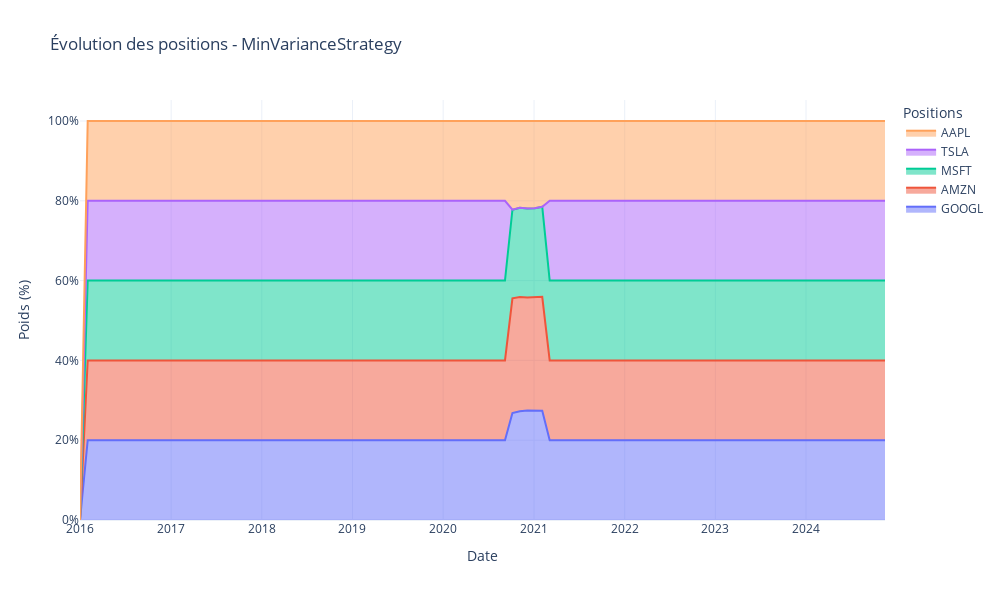

Notebook code for this chart:
### Code cell
# Affichage des positions finales de la stratégie Min Variance
min_variance.positions()

### Figure 1 — Plotly figure (JSON) as saved in the notebook; plotly's stock layout.template omitted (floating-point values rounded to 4 significant figures)
{"data": [{"hovertemplate": "%{text}<extra></extra>", "mode": "lines", "name": "GOOGL", "stackgroup": "one", "text": ["", "<b>GOOGL</b><br>Poids: 20.00%", "<b>GOOGL</b><br>Poids: 20.00%", "<b>GOOGL</b><br>Poids: 20.00%", "<b>GOOGL</b><br>Poids: 20.00%", "<b>GOOGL</b><br>Poids: 20.00%", "<b>GOOGL</b><br>Poids: 20.00%", "<b>GOOGL</b><br>Poids: 20.00%", "<b>GOOGL</b><br>Poids: 20.00%", "<b>GOOGL</b><br>Poids: 20.00%", "<b>GOOGL</b><br>Poids: 20.00%", "<b>GOOGL</b><br>Poids: 20.00%", "<b>GOOGL</b><br>Poids: 20.00%", "<b>GOOGL</b><br>Poids: 20.00%", "<b>GOOGL</b><br>Poids: 20.00%", "<b>GOOGL</b><br>Poids: 20.00%", "<b>GOOGL</b><br>Poids: 20.00%", "<b>GOOGL</b><br>Poids: 20.00%", "<b>GOOGL</b><br>Poids: 20.00%", "<b>GOOGL</b><br>Poids: 20.00%", "<b>GOOGL</b><br>Poids: 20.00%", "<b>GOOGL</b><br>Poids: 20.00%", "<b>GOOGL</b><br>Poids: 20.00%", "<b>GOOGL</b><br>Poids: 20.00%", "<b>GOOGL</b><br>Poids: 20.00%", "<b>GOOGL</b><br>Poids: 20.00%", "<b>GOOGL</b><br>Poids: 20.00%", "<b>GOOGL</b><br>Poids: 20.00%", "<b>GOOGL</b><br>Poids: 20.00%", "<b>GOOGL</b><br>Poids: 20.00%", "<b>GOOGL</b><br>Poids: 20.00%", "<b>GOOGL</b><br>Poids: 20.00%", "<b>GOOGL</b><br>Poids: 20.00%", "<b>GOOGL</b><br>Poids: 20.00%", "<b>GOOGL</b><br>Poids: 20.00%", "<b>GOOGL</b><br>Poids: 20.00%", "<b>GOOGL</b><br>Poids: 20.00%", "<b>GOOGL</b><br>Poids: 20.00%", "<b>GOOGL</b><br>Poids: 20.00%", "<b>GOOGL</b><br>Poids: 20.00%", "<b>GOOGL</b><br>Poids: 20.00%", "<b>GOOGL</b><br>Poids: 20.00%", "<b>GOOGL</b><br>Poids: 20.00%", "<b>GOOGL</b><br>Poids: 20.00%", "<b>GOOGL</b><br>Poids: 20.00%", "<b>GOOGL</b><br>Poids: 20.00%", "<b>GOOGL</b><br>Poids: 20.00%", "<b>GOOGL</b><br>Poids: 20.00%", "<b>GOOGL</b><br>Poids: 20.00%", "<b>GOOGL</b><br>Poids: 20.00%", "<b>GOOGL</b><br>Poids: 20.00%", "<b>GOOGL</b><br>Poids: 20.00%", "<b>GOOGL</b><br>Poids: 20.00%", "<b>GOOGL</b><br>Poids: 20.00%", "<b>GOOGL</b><br>Poids: 20.00%", "<b>GOOGL</b><br>Poids: 20.00%", "<b>GOOGL</b><br>Poids: 20.00%", "<b>GOOGL</b><br>Poids: 20.00%", "<b>GOOGL</b><br>Poids: 26.82%", "<b>GOOGL</b><br>Poids: 27.25%", "<b>GOOGL</b><br>Poids: 27.43%", "<b>GOOGL</b><br>Poids: 27.48%", "<b>GOOGL</b><br>Poids: 27.40%", "<b>GOOGL</b><br>Poids: 20.00%", "<b>GOOGL</b><br>Poids: 20.00%", "<b>GOOGL</b><br>Poids: 20.00%", "<b>GOOGL</b><br>Poids: 20.00%", "<b>GOOGL</b><br>Poids: 20.00%", "<b>GOOGL</b><br>Poids: 20.00%", "<b>GOOGL</b><br>Poids: 20.00%", "<b>GOOGL</b><br>Poids: 20.00%", "<b>GOOGL</b><br>Poids: 20.00%", "<b>GOOGL</b><br>Poids: 20.00%", "<b>GOOGL</b><br>Poids: 20.00%", "<b>GOOGL</b><br>Poids: 20.00%", "<b>GOOGL</b><br>Poids: 20.00%", "<b>GOOGL</b><br>Poids: 20.00%", "<b>GOOGL</b><br>Poids: 20.00%", "<b>GOOGL</b><br>Poids: 20.00%", "<b>GOOGL</b><br>Poids: 20.00%", "<b>GOOGL</b><br>Poids: 20.00%", "<b>GOOGL</b><br>Poids: 20.00%", "<b>GOOGL</b><br>Poids: 20.00%", "<b>GOOGL</b><br>Poids: 20.00%", "<b>GOOGL</b><br>Poids: 20.00%", "<b>GOOGL</b><br>Poids: 20.00%", "<b>GOOGL</b><br>Poids: 20.00%", "<b>GOOGL</b><br>Poids: 20.00%", "<b>GOOGL</b><br>Poids: 20.00%", "<b>GOOGL</b><br>Poids: 20.00%", "<b>GOOGL</b><br>Poids: 20.00%", "<b>GOOGL</b><br>Poids: 20.00%", "<b>GOOGL</b><br>Poids: 20.00%", "<b>GOOGL</b><br>Poids: 20.00%", "<b>GOOGL</b><br>Poids: 20.00%", "<b>GOOGL</b><br>Poids: 20.00%", "<b>GOOGL</b><br>Poids: 20.00%", "<b>GOOGL</b><br>Poids: 20.00%", "<b>GOOGL</b><br>Poids: 20.00%", "<b>GOOGL</b><br>Poids: 20.00%", "<b>GOOGL</b><br>Poids: 20.00%", "<b>GOOGL</b><br>Poids: 20.00%", "<b>GOOGL</b><br>Poids: 20.00%", "<b>GOOGL</b><br>Poids: 20.00%", "<b>GOOGL</b><br>Poids: 20.00%", "<b>GOOGL</b><br>Poids: 20.00%", "<b>GOOGL</b><br>Poids: 20.00%", "<b>GOOGL</b><br>Poids: 20.00%", "<b>GOOGL</b><br>Poids: 20.00%"], "type": "scatter", "x": ["2015-12-31T00:00:00", "2016-01-31T00:00:00", "2016-03-01T00:00:00", "2016-03-31T00:00:00", "2016-04-30T00:00:00", "2016-05-30T00:00:00", "2016-06-29T00:00:00", "2016-07-29T00:00:00", "2016-08-28T00:00:00", "2016-09-27T00:00:00", "2016-10-27T00:00:00", "2016-11-26T00:00:00", "2016-12-26T00:00:00", "2017-01-25T00:00:00", "2017-02-24T00:00:00", "2017-03-26T00:00:00", "2017-04-25T00:00:00", "2017-05-25T00:00:00", "2017-06-24T00:00:00", "2017-07-24T00:00:00", "2017-08-23T00:00:00", "2017-09-22T00:00:00", "2017-10-22T00:00:00", "2017-11-21T00:00:00", "2017-12-21T00:00:00", "2018-01-20T00:00:00", "2018-02-19T00:00:00", "2018-03-21T00:00:00", "2018-04-20T00:00:00", "2018-05-20T00:00:00", "2018-06-19T00:00:00", "2018-07-19T00:00:00", "2018-08-18T00:00:00", "2018-09-17T00:00:00", "2018-10-17T00:00:00", "2018-11-16T00:00:00", "2018-12-16T00:00:00", "2019-01-15T00:00:00", "2019-02-14T00:00:00", "2019-03-16T00:00:00", "2019-04-15T00:00:00", "2019-05-15T00:00:00", "2019-06-14T00:00:00", "2019-07-14T00:00:00", "2019-08-13T00:00:00", "2019-09-12T00:00:00", "2019-10-12T00:00:00", "2019-11-11T00:00:00", "2019-12-11T00:00:00", "2020-01-10T00:00:00", "2020-02-09T00:00:00", "2020-03-10T00:00:00", "2020-04-09T00:00:00", "2020-05-09T00:00:00", "2020-06-08T00:00:00", "2020-07-08T00:00:00", "2020-08-07T00:00:00", "2020-09-06T00:00:00", "2020-10-06T00:00:00", "2020-11-05T00:00:00", "2020-12-05T00:00:00", "2021-01-04T00:00:00", "2021-02-03T00:00:00", "2021-03-05T00:00:00", "2021-04-04T00:00:00", "2021-05-04T00:00:00", "2021-06-03T00:00:00", "2021-07-03T00:00:00", "2021-08-02T00:00:00", "2021-09-01T00:00:00", "2021-10-01T00:00:00", "2021-10-31T00:00:00", "2021-11-30T00:00:00", "2021-12-30T00:00:00", "2022-01-29T00:00:00", "2022-02-28T00:00:00", "2022-03-30T00:00:00", "2022-04-29T00:00:00", "2022-05-29T00:00:00", "2022-06-28T00:00:00", "2022-07-28T00:00:00", "2022-08-27T00:00:00", "2022-09-26T00:00:00", "2022-10-26T00:00:00", "2022-11-25T00:00:00", "2022-12-25T00:00:00", "2023-01-24T00:00:00", "2023-02-23T00:00:00", "2023-03-25T00:00:00", "2023-04-24T00:00:00", "2023-05-24T00:00:00", "2023-06-23T00:00:00", "2023-07-23T00:00:00", "2023-08-22T00:00:00", "2023-09-21T00:00:00", "2023-10-21T00:00:00", "2023-11-20T00:00:00", "2023-12-20T00:00:00", "2024-01-19T00:00:00", "2024-02-18T00:00:00", "2024-03-19T00:00:00", "2024-04-18T00:00:00", "2024-05-18T00:00:00", "2024-06-17T00:00:00", "2024-07-17T00:00:00", "2024-08-16T00:00:00", "2024-09-15T00:00:00", "2024-10-15T00:00:00", "2024-11-14T00:00:00"], "y": [0, 20, 20, 20, 20, 20, 20, 20, 20, 20, 20, 20, 20, 20, 20, 20, 20, 20, 20, 20, 20, 20, 20, 20, 20, 20, 20, 20, 20, 20, 20, 20, 20, 20, 20, 20, 20, 20, 20, 20, 20, 20, 20, 20, 20, 20, 20, 20, 20, 20, 20, 20, 20, 20, 20, 20, 20, 20, 26.82, 27.25, 27.43, 27.48, 27.4, 20, 20, 20, 20, 20, 20, 20, 20, 20, 20, 20, 20, 20, 20, 20, 20, 20, 20, 20, 20, 20, 20, 20, 20, 20, 20, 20, 20, 20, 20, 20, 20, 20, 20, 20, 20, 20, 20, 20, 20, 20, 20, 20, 20, 20, 20]}, {"hovertemplate": "%{text}<extra></extra>", "mode": "lines", "name": "AMZN", "stackgroup": "one", "text": ["", "<b>AMZN</b><br>Poids: 20.00%", "<b>AMZN</b><br>Poids: 20.00%", "<b>AMZN</b><br>Poids: 20.00%", "<b>AMZN</b><br>Poids: 20.00%", "<b>AMZN</b><br>Poids: 20.00%", "<b>AMZN</b><br>Poids: 20.00%", "<b>AMZN</b><br>Poids: 20.00%", "<b>AMZN</b><br>Poids: 20.00%", "<b>AMZN</b><br>Poids: 20.00%", "<b>AMZN</b><br>Poids: 20.00%", "<b>AMZN</b><br>Poids: 20.00%", "<b>AMZN</b><br>Poids: 20.00%", "<b>AMZN</b><br>Poids: 20.00%", "<b>AMZN</b><br>Poids: 20.00%", "<b>AMZN</b><br>Poids: 20.00%", "<b>AMZN</b><br>Poids: 20.00%", "<b>AMZN</b><br>Poids: 20.00%", "<b>AMZN</b><br>Poids: 20.00%", "<b>AMZN</b><br>Poids: 20.00%", "<b>AMZN</b><br>Poids: 20.00%", "<b>AMZN</b><br>Poids: 20.00%", "<b>AMZN</b><br>Poids: 20.00%", "<b>AMZN</b><br>Poids: 20.00%", "<b>AMZN</b><br>Poids: 20.00%", "<b>AMZN</b><br>Poids: 20.00%", "<b>AMZN</b><br>Poids: 20.00%", "<b>AMZN</b><br>Poids: 20.00%", "<b>AMZN</b><br>Poids: 20.00%", "<b>AMZN</b><br>Poids: 20.00%", "<b>AMZN</b><br>Poids: 20.00%", "<b>AMZN</b><br>Poids: 20.00%", "<b>AMZN</b><br>Poids: 20.00%", "<b>AMZN</b><br>Poids: 20.00%", "<b>AMZN</b><br>Poids: 20.00%", "<b>AMZN</b><br>Poids: 20.00%", "<b>AMZN</b><br>Poids: 20.00%", "<b>AMZN</b><br>Poids: 20.00%", "<b>AMZN</b><br>Poids: 20.00%", "<b>AMZN</b><br>Poids: 20.00%", "<b>AMZN</b><br>Poids: 20.00%", "<b>AMZN</b><br>Poids: 20.00%", "<b>AMZN</b><br>Poids: 20.00%", "<b>AMZN</b><br>Poids: 20.00%", "<b>AMZN</b><br>Poids: 20.00%", "<b>AMZN</b><br>Poids: 20.00%", "<b>AMZN</b><br>Poids: 20.00%", "<b>AMZN</b><br>Poids: 20.00%", "<b>AMZN</b><br>Poids: 20.00%", "<b>AMZN</b><br>Poids: 20.00%", "<b>AMZN</b><br>Poids: 20.00%", "<b>AMZN</b><br>Poids: 20.00%", "<b>AMZN</b><br>Poids: 20.00%", "<b>AMZN</b><br>Poids: 20.00%", "<b>AMZN</b><br>Poids: 20.00%", "<b>AMZN</b><br>Poids: 20.00%", "<b>AMZN</b><br>Poids: 20.00%", "<b>AMZN</b><br>Poids: 20.00%", "<b>AMZN</b><br>Poids: 28.73%", "<b>AMZN</b><br>Poids: 28.64%", "<b>AMZN</b><br>Poids: 28.33%", "<b>AMZN</b><br>Poids: 28.32%", "<b>AMZN</b><br>Poids: 28.53%", "<b>AMZN</b><br>Poids: 20.00%", "<b>AMZN</b><br>Poids: 20.00%", "<b>AMZN</b><br>Poids: 20.00%", "<b>AMZN</b><br>Poids: 20.00%", "<b>AMZN</b><br>Poids: 20.00%", "<b>AMZN</b><br>Poids: 20.00%", "<b>AMZN</b><br>Poids: 20.00%", "<b>AMZN</b><br>Poids: 20.00%", "<b>AMZN</b><br>Poids: 20.00%", "<b>AMZN</b><br>Poids: 20.00%", "<b>AMZN</b><br>Poids: 20.00%", "<b>AMZN</b><br>Poids: 20.00%", "<b>AMZN</b><br>Poids: 20.00%", "<b>AMZN</b><br>Poids: 20.00%", "<b>AMZN</b><br>Poids: 20.00%", "<b>AMZN</b><br>Poids: 20.00%", "<b>AMZN</b><br>Poids: 20.00%", "<b>AMZN</b><br>Poids: 20.00%", "<b>AMZN</b><br>Poids: 20.00%", "<b>AMZN</b><br>Poids: 20.00%", "<b>AMZN</b><br>Poids: 20.00%", "<b>AMZN</b><br>Poids: 20.00%", "<b>AMZN</b><br>Poids: 20.00%", "<b>AMZN</b><br>Poids: 20.00%", "<b>AMZN</b><br>Poids: 20.00%", "<b>AMZN</b><br>Poids: 20.00%", "<b>AMZN</b><br>Poids: 20.00%", "<b>AMZN</b><br>Poids: 20.00%", "<b>AMZN</b><br>Poids: 20.00%", "<b>AMZN</b><br>Poids: 20.00%", "<b>AMZN</b><br>Poids: 20.00%", "<b>AMZN</b><br>Poids: 20.00%", "<b>AMZN</b><br>Poids: 20.00%", "<b>AMZN</b><br>Poids: 20.00%", "<b>AMZN</b><br>Poids: 20.00%", "<b>AMZN</b><br>Poids: 20.00%", "<b>AMZN</b><br>Poids: 20.00%", "<b>AMZN</b><br>Poids: 20.00%", "<b>AMZN</b><br>Poids: 20.00%", "<b>AMZN</b><br>Poids: 20.00%", "<b>AMZN</b><br>Poids: 20.00%", "<b>AMZN</b><br>Poids: 20.00%", "<b>AMZN</b><br>Poids: 20.00%", "<b>AMZN</b><br>Poids: 20.00%", "<b>AMZN</b><br>Poids: 20.00%", "<b>AMZN</b><br>Poids: 20.00%"], "type": "scatter", "x": ["2015-12-31T00:00:00", "2016-01-31T00:00:00", "2016-03-01T00:00:00", "2016-03-31T00:00:00", "2016-04-30T00:00:00", "2016-05-30T00:00:00", "2016-06-29T00:00:00", "2016-07-29T00:00:00", "2016-08-28T00:00:00", "2016-09-27T00:00:00", "2016-10-27T00:00:00", "2016-11-26T00:00:00", "2016-12-26T00:00:00", "2017-01-25T00:00:00", "2017-02-24T00:00:00", "2017-03-26T00:00:00", "2017-04-25T00:00:00", "2017-05-25T00:00:00", "2017-06-24T00:00:00", "2017-07-24T00:00:00", "2017-08-23T00:00:00", "2017-09-22T00:00:00", "2017-10-22T00:00:00", "2017-11-21T00:00:00", "2017-12-21T00:00:00", "2018-01-20T00:00:00", "2018-02-19T00:00:00", "2018-03-21T00:00:00", "2018-04-20T00:00:00", "2018-05-20T00:00:00", "2018-06-19T00:00:00", "2018-07-19T00:00:00", "2018-08-18T00:00:00", "2018-09-17T00:00:00", "2018-10-17T00:00:00", "2018-11-16T00:00:00", "2018-12-16T00:00:00", "2019-01-15T00:00:00", "2019-02-14T00:00:00", "2019-03-16T00:00:00", "2019-04-15T00:00:00", "2019-05-15T00:00:00", "2019-06-14T00:00:00", "2019-07-14T00:00:00", "2019-08-13T00:00:00", "2019-09-12T00:00:00", "2019-10-12T00:00:00", "2019-11-11T00:00:00", "2019-12-11T00:00:00", "2020-01-10T00:00:00", "2020-02-09T00:00:00", "2020-03-10T00:00:00", "2020-04-09T00:00:00", "2020-05-09T00:00:00", "2020-06-08T00:00:00", "2020-07-08T00:00:00", "2020-08-07T00:00:00", "2020-09-06T00:00:00", "2020-10-06T00:00:00", "2020-11-05T00:00:00", "2020-12-05T00:00:00", "2021-01-04T00:00:00", "2021-02-03T00:00:00", "2021-03-05T00:00:00", "2021-04-04T00:00:00", "2021-05-04T00:00:00", "2021-06-03T00:00:00", "2021-07-03T00:00:00", "2021-08-02T00:00:00", "2021-09-01T00:00:00", "2021-10-01T00:00:00", "2021-10-31T00:00:00", "2021-11-30T00:00:00", "2021-12-30T00:00:00", "2022-01-29T00:00:00", "2022-02-28T00:00:00", "2022-03-30T00:00:00", "2022-04-29T00:00:00", "2022-05-29T00:00:00", "2022-06-28T00:00:00", "2022-07-28T00:00:00", "2022-08-27T00:00:00", "2022-09-26T00:00:00", "2022-10-26T00:00:00", "2022-11-25T00:00:00", "2022-12-25T00:00:00", "2023-01-24T00:00:00", "2023-02-23T00:00:00", "2023-03-25T00:00:00", "2023-04-24T00:00:00", "2023-05-24T00:00:00", "2023-06-23T00:00:00", "2023-07-23T00:00:00", "2023-08-22T00:00:00", "2023-09-21T00:00:00", "2023-10-21T00:00:00", "2023-11-20T00:00:00", "2023-12-20T00:00:00", "2024-01-19T00:00:00", "2024-02-18T00:00:00", "2024-03-19T00:00:00", "2024-04-18T00:00:00", "2024-05-18T00:00:00", "2024-06-17T00:00:00", "2024-07-17T00:00:00", "2024-08-16T00:00:00", "2024-09-15T00:00:00", "2024-10-15T00:00:00", "2024-11-14T00:00:00"], "y": [0, 20, 20, 20, 20, 20, 20, 20, 20, 20, 20, 20, 20, 20, 20, 20, 20, 20, 20, 20, 20, 20, 20, 20, 20, 20, 20, 20, 20, 20, 20, 20, 20, 20, 20, 20, 20, 20, 20, 20, 20, 20, 20, 20, 20, 20, 20, 20, 20, 20, 20, 20, 20, 20, 20, 20, 20, 20, 28.73, 28.64, 28.33, 28.32, 28.53, 20, 20, 20, 20, 20, 20, 20, 20, 20, 20, 20, 20, 20, 20, 20, 20, 20, 20, 20, 20, 20, 20, 20, 20, 20, 20, 20, 20, 20, 20, 20, 20, 20, 20, 20, 20, 20, 20, 20, 20, 20, 20, 20, 20, 20, 20]}, {"hovertemplate": "%{text}<extra></extra>", "mode": "lines", "name": "MSFT", "stackgroup": "one", "text": ["", "<b>MSFT</b><br>Poids: 20.00%", "<b>MSFT</b><br>Poids: 20.00%", "<b>MSFT</b><br>Poids: 20.00%", "<b>MSFT</b><br>Poids: 20.00%", "<b>MSFT</b><br>Poids: 20.00%", "<b>MSFT</b><br>Poids: 20.00%", "<b>MSFT</b><br>Poids: 20.00%", "<b>MSFT</b><br>Poids: 20.00%", "<b>MSFT</b><br>Poids: 20.00%", "<b>MSFT</b><br>Poids: 20.00%", "<b>MSFT</b><br>Poids: 20.00%", "<b>MSFT</b><br>Poids: 20.00%", "<b>MSFT</b><br>Poids: 20.00%", "<b>MSFT</b><br>Poids: 20.00%", "<b>MSFT</b><br>Poids: 20.00%", "<b>MSFT</b><br>Poids: 20.00%", "<b>MSFT</b><br>Poids: 20.00%", "<b>MSFT</b><br>Poids: 20.00%", "<b>MSFT</b><br>Poids: 20.00%", "<b>MSFT</b><br>Poids: 20.00%", "<b>MSFT</b><br>Poids: 20.00%", "<b>MSFT</b><br>Poids: 20.00%", "<b>MSFT</b><br>Poids: 20.00%", "<b>MSFT</b><br>Poids: 20.00%", "<b>MSFT</b><br>Poids: 20.00%", "<b>MSFT</b><br>Poids: 20.00%", "<b>MSFT</b><br>Poids: 20.00%", "<b>MSFT</b><br>Poids: 20.00%", "<b>MSFT</b><br>Poids: 20.00%", "<b>MSFT</b><br>Poids: 20.00%", "<b>MSFT</b><br>Poids: 20.00%", "<b>MSFT</b><br>Poids: 20.00%", "<b>MSFT</b><br>Poids: 20.00%", "<b>MSFT</b><br>Poids: 20.00%", "<b>MSFT</b><br>Poids: 20.00%", "<b>MSFT</b><br>Poids: 20.00%", "<b>MSFT</b><br>Poids: 20.00%", "<b>MSFT</b><br>Poids: 20.00%", "<b>MSFT</b><br>Poids: 20.00%", "<b>MSFT</b><br>Poids: 20.00%", "<b>MSFT</b><br>Poids: 20.00%", "<b>MSFT</b><br>Poids: 20.00%", "<b>MSFT</b><br>Poids: 20.00%", "<b>MSFT</b><br>Poids: 20.00%", "<b>MSFT</b><br>Poids: 20.00%", "<b>MSFT</b><br>Poids: 20.00%", "<b>MSFT</b><br>Poids: 20.00%", "<b>MSFT</b><br>Poids: 20.00%", "<b>MSFT</b><br>Poids: 20.00%", "<b>MSFT</b><br>Poids: 20.00%", "<b>MSFT</b><br>Poids: 20.00%", "<b>MSFT</b><br>Poids: 20.00%", "<b>MSFT</b><br>Poids: 20.00%", "<b>MSFT</b><br>Poids: 20.00%", "<b>MSFT</b><br>Poids: 20.00%", "<b>MSFT</b><br>Poids: 20.00%", "<b>MSFT</b><br>Poids: 20.00%", "<b>MSFT</b><br>Poids: 22.22%", "<b>MSFT</b><br>Poids: 22.33%", "<b>MSFT</b><br>Poids: 22.30%", "<b>MSFT</b><br>Poids: 22.35%", "<b>MSFT</b><br>Poids: 22.58%", "<b>MSFT</b><br>Poids: 20.00%", "<b>MSFT</b><br>Poids: 20.00%", "<b>MSFT</b><br>Poids: 20.00%", "<b>MSFT</b><br>Poids: 20.00%", "<b>MSFT</b><br>Poids: 20.00%", "<b>MSFT</b><br>Poids: 20.00%", "<b>MSFT</b><br>Poids: 20.00%", "<b>MSFT</b><br>Poids: 20.00%", "<b>MSFT</b><br>Poids: 20.00%", "<b>MSFT</b><br>Poids: 20.00%", "<b>MSFT</b><br>Poids: 20.00%", "<b>MSFT</b><br>Poids: 20.00%", "<b>MSFT</b><br>Poids: 20.00%", "<b>MSFT</b><br>Poids: 20.00%", "<b>MSFT</b><br>Poids: 20.00%", "<b>MSFT</b><br>Poids: 20.00%", "<b>MSFT</b><br>Poids: 20.00%", "<b>MSFT</b><br>Poids: 20.00%", "<b>MSFT</b><br>Poids: 20.00%", "<b>MSFT</b><br>Poids: 20.00%", "<b>MSFT</b><br>Poids: 20.00%", "<b>MSFT</b><br>Poids: 20.00%", "<b>MSFT</b><br>Poids: 20.00%", "<b>MSFT</b><br>Poids: 20.00%", "<b>MSFT</b><br>Poids: 20.00%", "<b>MSFT</b><br>Poids: 20.00%", "<b>MSFT</b><br>Poids: 20.00%", "<b>MSFT</b><br>Poids: 20.00%", "<b>MSFT</b><br>Poids: 20.00%", "<b>MSFT</b><br>Poids: 20.00%", "<b>MSFT</b><br>Poids: 20.00%", "<b>MSFT</b><br>Poids: 20.00%", "<b>MSFT</b><br>Poids: 20.00%", "<b>MSFT</b><br>Poids: 20.00%", "<b>MSFT</b><br>Poids: 20.00%", "<b>MSFT</b><br>Poids: 20.00%", "<b>MSFT</b><br>Poids: 20.00%", "<b>MSFT</b><br>Poids: 20.00%", "<b>MSFT</b><br>Poids: 20.00%", "<b>MSFT</b><br>Poids: 20.00%", "<b>MSFT</b><br>Poids: 20.00%", "<b>MSFT</b><br>Poids: 20.00%", "<b>MSFT</b><br>Poids: 20.00%", "<b>MSFT</b><br>Poids: 20.00%", "<b>MSFT</b><br>Poids: 20.00%", "<b>MSFT</b><br>Poids: 20.00%"], "type": "scatter", "x": ["2015-12-31T00:00:00", "2016-01-31T00:00:00", "2016-03-01T00:00:00", "2016-03-31T00:00:00", "2016-04-30T00:00:00", "2016-05-30T00:00:00", "2016-06-29T00:00:00", "2016-07-29T00:00:00", "2016-08-28T00:00:00", "2016-09-27T00:00:00", "2016-10-27T00:00:00", "2016-11-26T00:00:00", "2016-12-26T00:00:00", "2017-01-25T00:00:00", "2017-02-24T00:00:00", "2017-03-26T00:00:00", "2017-04-25T00:00:00", "2017-05-25T00:00:00", "2017-06-24T00:00:00", "2017-07-24T00:00:00", "2017-08-23T00:00:00", "2017-09-22T00:00:00", "2017-10-22T00:00:00", "2017-11-21T00:00:00", "2017-12-21T00:00:00", "2018-01-20T00:00:00", "2018-02-19T00:00:00", "2018-03-21T00:00:00", "2018-04-20T00:00:00", "2018-05-20T00:00:00", "2018-06-19T00:00:00", "2018-07-19T00:00:00", "2018-08-18T00:00:00", "2018-09-17T00:00:00", "2018-10-17T00:00:00", "2018-11-16T00:00:00", "2018-12-16T00:00:00", "2019-01-15T00:00:00", "2019-02-14T00:00:00", "2019-03-16T00:00:00", "2019-04-15T00:00:00", "2019-05-15T00:00:00", "2019-06-14T00:00:00", "2019-07-14T00:00:00", "2019-08-13T00:00:00", "2019-09-12T00:00:00", "2019-10-12T00:00:00", "2019-11-11T00:00:00", "2019-12-11T00:00:00", "2020-01-10T00:00:00", "2020-02-09T00:00:00", "2020-03-10T00:00:00", "2020-04-09T00:00:00", "2020-05-09T00:00:00", "2020-06-08T00:00:00", "2020-07-08T00:00:00", "2020-08-07T00:00:00", "2020-09-06T00:00:00", "2020-10-06T00:00:00", "2020-11-05T00:00:00", "2020-12-05T00:00:00", "2021-01-04T00:00:00", "2021-02-03T00:00:00", "2021-03-05T00:00:00", "2021-04-04T00:00:00", "2021-05-04T00:00:00", "2021-06-03T00:00:00", "2021-07-03T00:00:00", "2021-08-02T00:00:00", "2021-09-01T00:00:00", "2021-10-01T00:00:00", "2021-10-31T00:00:00", "2021-11-30T00:00:00", "2021-12-30T00:00:00", "2022-01-29T00:00:00", "2022-02-28T00:00:00", "2022-03-30T00:00:00", "2022-04-29T00:00:00", "2022-05-29T00:00:00", "2022-06-28T00:00:00", "2022-07-28T00:00:00", "2022-08-27T00:00:00", "2022-09-26T00:00:00", "2022-10-26T00:00:00", "2022-11-25T00:00:00", "2022-12-25T00:00:00", "2023-01-24T00:00:00", "2023-02-23T00:00:00", "2023-03-25T00:00:00", "2023-04-24T00:00:00", "2023-05-24T00:00:00", "2023-06-23T00:00:00", "2023-07-23T00:00:00", "2023-08-22T00:00:00", "2023-09-21T00:00:00", "2023-10-21T00:00:00", "2023-11-20T00:00:00", "2023-12-20T00:00:00", "2024-01-19T00:00:00", "2024-02-18T00:00:00", "2024-03-19T00:00:00", "2024-04-18T00:00:00", "2024-05-18T00:00:00", "2024-06-17T00:00:00", "2024-07-17T00:00:00", "2024-08-16T00:00:00", "2024-09-15T00:00:00", "2024-10-15T00:00:00", "2024-11-14T00:00:00"], "y": [0, 20, 20, 20, 20, 20, 20, 20, 20, 20, 20, 20, 20, 20, 20, 20, 20, 20, 20, 20, 20, 20, 20, 20, 20, 20, 20, 20, 20, 20, 20, 20, 20, 20, 20, 20, 20, 20, 20, 20, 20, 20, 20, 20, 20, 20, 20, 20, 20, 20, 20, 20, 20, 20, 20, 20, 20, 20, 22.22, 22.33, 22.3, 22.35, 22.58, 20, 20, 20, 20, 20, 20, 20, 20, 20, 20, 20, 20, 20, 20, 20, 20, 20, 20, 20, 20, 20, 20, 20, 20, 20, 20, 20, 20, 20, 20, 20, 20, 20, 20, 20, 20, 20, 20, 20, 20, 20, 20, 20, 20, 20, 20]}, {"hovertemplate": "%{text}<extra></extra>", "mode": "lines", "name": "TSLA", "stackgroup": "one", "text": ["", "<b>TSLA</b><br>Poids: 20.00%", "<b>TSLA</b><br>Poids: 20.00%", "<b>TSLA</b><br>Poids: 20.00%", "<b>TSLA</b><br>Poids: 20.00%", "<b>TSLA</b><br>Poids: 20.00%", "<b>TSLA</b><br>Poids: 20.00%", "<b>TSLA</b><br>Poids: 20.00%", "<b>TSLA</b><br>Poids: 20.00%", "<b>TSLA</b><br>Poids: 20.00%", "<b>TSLA</b><br>Poids: 20.00%", "<b>TSLA</b><br>Poids: 20.00%", "<b>TSLA</b><br>Poids: 20.00%", "<b>TSLA</b><br>Poids: 20.00%", "<b>TSLA</b><br>Poids: 20.00%", "<b>TSLA</b><br>Poids: 20.00%", "<b>TSLA</b><br>Poids: 20.00%", "<b>TSLA</b><br>Poids: 20.00%", "<b>TSLA</b><br>Poids: 20.00%", "<b>TSLA</b><br>Poids: 20.00%", "<b>TSLA</b><br>Poids: 20.00%", "<b>TSLA</b><br>Poids: 20.00%", "<b>TSLA</b><br>Poids: 20.00%", "<b>TSLA</b><br>Poids: 20.00%", "<b>TSLA</b><br>Poids: 20.00%", "<b>TSLA</b><br>Poids: 20.00%", "<b>TSLA</b><br>Poids: 20.00%", "<b>TSLA</b><br>Poids: 20.00%", "<b>TSLA</b><br>Poids: 20.00%", "<b>TSLA</b><br>Poids: 20.00%", "<b>TSLA</b><br>Poids: 20.00%", "<b>TSLA</b><br>Poids: 20.00%", "<b>TSLA</b><br>Poids: 20.00%", "<b>TSLA</b><br>Poids: 20.00%", "<b>TSLA</b><br>Poids: 20.00%", "<b>TSLA</b><br>Poids: 20.00%", "<b>TSLA</b><br>Poids: 20.00%", "<b>TSLA</b><br>Poids: 20.00%", "<b>TSLA</b><br>Poids: 20.00%", "<b>TSLA</b><br>Poids: 20.00%", "<b>TSLA</b><br>Poids: 20.00%", "<b>TSLA</b><br>Poids: 20.00%", "<b>TSLA</b><br>Poids: 20.00%", "<b>TSLA</b><br>Poids: 20.00%", "<b>TSLA</b><br>Poids: 20.00%", "<b>TSLA</b><br>Poids: 20.00%", "<b>TSLA</b><br>Poids: 20.00%", "<b>TSLA</b><br>Poids: 20.00%", "<b>TSLA</b><br>Poids: 20.00%", "<b>TSLA</b><br>Poids: 20.00%", "<b>TSLA</b><br>Poids: 20.00%", "<b>TSLA</b><br>Poids: 20.00%", "<b>TSLA</b><br>Poids: 20.00%", "<b>TSLA</b><br>Poids: 20.00%", "<b>TSLA</b><br>Poids: 20.00%", "<b>TSLA</b><br>Poids: 20.00%", "<b>TSLA</b><br>Poids: 20.00%", "<b>TSLA</b><br>Poids: 20.00%", "", "<b>TSLA</b><br>Poids: 0.00%", "", "", "", "<b>TSLA</b><br>Poids: 20.00%", "<b>TSLA</b><br>Poids: 20.00%", "<b>TSLA</b><br>Poids: 20.00%", "<b>TSLA</b><br>Poids: 20.00%", "<b>TSLA</b><br>Poids: 20.00%", "<b>TSLA</b><br>Poids: 20.00%", "<b>TSLA</b><br>Poids: 20.00%", "<b>TSLA</b><br>Poids: 20.00%", "<b>TSLA</b><br>Poids: 20.00%", "<b>TSLA</b><br>Poids: 20.00%", "<b>TSLA</b><br>Poids: 20.00%", "<b>TSLA</b><br>Poids: 20.00%", "<b>TSLA</b><br>Poids: 20.00%", "<b>TSLA</b><br>Poids: 20.00%", "<b>TSLA</b><br>Poids: 20.00%", "<b>TSLA</b><br>Poids: 20.00%", "<b>TSLA</b><br>Poids: 20.00%", "<b>TSLA</b><br>Poids: 20.00%", "<b>TSLA</b><br>Poids: 20.00%", "<b>TSLA</b><br>Poids: 20.00%", "<b>TSLA</b><br>Poids: 20.00%", "<b>TSLA</b><br>Poids: 20.00%", "<b>TSLA</b><br>Poids: 20.00%", "<b>TSLA</b><br>Poids: 20.00%", "<b>TSLA</b><br>Poids: 20.00%", "<b>TSLA</b><br>Poids: 20.00%", "<b>TSLA</b><br>Poids: 20.00%", "<b>TSLA</b><br>Poids: 20.00%", "<b>TSLA</b><br>Poids: 20.00%", "<b>TSLA</b><br>Poids: 20.00%", "<b>TSLA</b><br>Poids: 20.00%", "<b>TSLA</b><br>Poids: 20.00%", "<b>TSLA</b><br>Poids: 20.00%", "<b>TSLA</b><br>Poids: 20.00%", "<b>TSLA</b><br>Poids: 20.00%", "<b>TSLA</b><br>Poids: 20.00%", "<b>TSLA</b><br>Poids: 20.00%", "<b>TSLA</b><br>Poids: 20.00%", "<b>TSLA</b><br>Poids: 20.00%", "<b>TSLA</b><br>Poids: 20.00%", "<b>TSLA</b><br>Poids: 20.00%", "<b>TSLA</b><br>Poids: 20.00%", "<b>TSLA</b><br>Poids: 20.00%", "<b>TSLA</b><br>Poids: 20.00%", "<b>TSLA</b><br>Poids: 20.00%", "<b>TSLA</b><br>Poids: 20.00%"], "type": "scatter", "x": ["2015-12-31T00:00:00", "2016-01-31T00:00:00", "2016-03-01T00:00:00", "2016-03-31T00:00:00", "2016-04-30T00:00:00", "2016-05-30T00:00:00", "2016-06-29T00:00:00", "2016-07-29T00:00:00", "2016-08-28T00:00:00", "2016-09-27T00:00:00", "2016-10-27T00:00:00", "2016-11-26T00:00:00", "2016-12-26T00:00:00", "2017-01-25T00:00:00", "2017-02-24T00:00:00", "2017-03-26T00:00:00", "2017-04-25T00:00:00", "2017-05-25T00:00:00", "2017-06-24T00:00:00", "2017-07-24T00:00:00", "2017-08-23T00:00:00", "2017-09-22T00:00:00", "2017-10-22T00:00:00", "2017-11-21T00:00:00", "2017-12-21T00:00:00", "2018-01-20T00:00:00", "2018-02-19T00:00:00", "2018-03-21T00:00:00", "2018-04-20T00:00:00", "2018-05-20T00:00:00", "2018-06-19T00:00:00", "2018-07-19T00:00:00", "2018-08-18T00:00:00", "2018-09-17T00:00:00", "2018-10-17T00:00:00", "2018-11-16T00:00:00", "2018-12-16T00:00:00", "2019-01-15T00:00:00", "2019-02-14T00:00:00", "2019-03-16T00:00:00", "2019-04-15T00:00:00", "2019-05-15T00:00:00", "2019-06-14T00:00:00", "2019-07-14T00:00:00", "2019-08-13T00:00:00", "2019-09-12T00:00:00", "2019-10-12T00:00:00", "2019-11-11T00:00:00", "2019-12-11T00:00:00", "2020-01-10T00:00:00", "2020-02-09T00:00:00", "2020-03-10T00:00:00", "2020-04-09T00:00:00", "2020-05-09T00:00:00", "2020-06-08T00:00:00", "2020-07-08T00:00:00", "2020-08-07T00:00:00", "2020-09-06T00:00:00", "2020-10-06T00:00:00", "2020-11-05T00:00:00", "2020-12-05T00:00:00", "2021-01-04T00:00:00", "2021-02-03T00:00:00", "2021-03-05T00:00:00", "2021-04-04T00:00:00", "2021-05-04T00:00:00", "2021-06-03T00:00:00", "2021-07-03T00:00:00", "2021-08-02T00:00:00", "2021-09-01T00:00:00", "2021-10-01T00:00:00", "2021-10-31T00:00:00", "2021-11-30T00:00:00", "2021-12-30T00:00:00", "2022-01-29T00:00:00", "2022-02-28T00:00:00", "2022-03-30T00:00:00", "2022-04-29T00:00:00", "2022-05-29T00:00:00", "2022-06-28T00:00:00", "2022-07-28T00:00:00", "2022-08-27T00:00:00", "2022-09-26T00:00:00", "2022-10-26T00:00:00", "2022-11-25T00:00:00", "2022-12-25T00:00:00", "2023-01-24T00:00:00", "2023-02-23T00:00:00", "2023-03-25T00:00:00", "2023-04-24T00:00:00", "2023-05-24T00:00:00", "2023-06-23T00:00:00", "2023-07-23T00:00:00", "2023-08-22T00:00:00", "2023-09-21T00:00:00", "2023-10-21T00:00:00", "2023-11-20T00:00:00", "2023-12-20T00:00:00", "2024-01-19T00:00:00", "2024-02-18T00:00:00", "2024-03-19T00:00:00", "2024-04-18T00:00:00", "2024-05-18T00:00:00", "2024-06-17T00:00:00", "2024-07-17T00:00:00", "2024-08-16T00:00:00", "2024-09-15T00:00:00", "2024-10-15T00:00:00", "2024-11-14T00:00:00"], "y": [0, 20, 20, 20, 20, 20, 20, 20, 20, 20, 20, 20, 20, 20, 20, 20, 20, 20, 20, 20, 20, 20, 20, 20, 20, 20, 20, 20, 20, 20, 20, 20, 20, 20, 20, 20, 20, 20, 20, 20, 20, 20, 20, 20, 20, 20, 20, 20, 20, 20, 20, 20, 20, 20, 20, 20, 20, 20, 0, 2.776e-15, 0, 0, 0, 20, 20, 20, 20, 20, 20, 20, 20, 20, 20, 20, 20, 20, 20, 20, 20, 20, 20, 20, 20, 20, 20, 20, 20, 20, 20, 20, 20, 20, 20, 20, 20, 20, 20, 20, 20, 20, 20, 20, 20, 20, 20, 20, 20, 20, 20]}, {"hovertemplate": "%{text}<extra></extra>", "mode": "lines", "name": "AAPL", "stackgroup": "one", "text": ["", "<b>AAPL</b><br>Poids: 20.00%", "<b>AAPL</b><br>Poids: 20.00%", "<b>AAPL</b><br>Poids: 20.00%", "<b>AAPL</b><br>Poids: 20.00%", "<b>AAPL</b><br>Poids: 20.00%", "<b>AAPL</b><br>Poids: 20.00%", "<b>AAPL</b><br>Poids: 20.00%", "<b>AAPL</b><br>Poids: 20.00%", "<b>AAPL</b><br>Poids: 20.00%", "<b>AAPL</b><br>Poids: 20.00%", "<b>AAPL</b><br>Poids: 20.00%", "<b>AAPL</b><br>Poids: 20.00%", "<b>AAPL</b><br>Poids: 20.00%", "<b>AAPL</b><br>Poids: 20.00%", "<b>AAPL</b><br>Poids: 20.00%", "<b>AAPL</b><br>Poids: 20.00%", "<b>AAPL</b><br>Poids: 20.00%", "<b>AAPL</b><br>Poids: 20.00%", "<b>AAPL</b><br>Poids: 20.00%", "<b>AAPL</b><br>Poids: 20.00%", "<b>AAPL</b><br>Poids: 20.00%", "<b>AAPL</b><br>Poids: 20.00%", "<b>AAPL</b><br>Poids: 20.00%", "<b>AAPL</b><br>Poids: 20.00%", "<b>AAPL</b><br>Poids: 20.00%", "<b>AAPL</b><br>Poids: 20.00%", "<b>AAPL</b><br>Poids: 20.00%", "<b>AAPL</b><br>Poids: 20.00%", "<b>AAPL</b><br>Poids: 20.00%", "<b>AAPL</b><br>Poids: 20.00%", "<b>AAPL</b><br>Poids: 20.00%", "<b>AAPL</b><br>Poids: 20.00%", "<b>AAPL</b><br>Poids: 20.00%", "<b>AAPL</b><br>Poids: 20.00%", "<b>AAPL</b><br>Poids: 20.00%", "<b>AAPL</b><br>Poids: 20.00%", "<b>AAPL</b><br>Poids: 20.00%", "<b>AAPL</b><br>Poids: 20.00%", "<b>AAPL</b><br>Poids: 20.00%", "<b>AAPL</b><br>Poids: 20.00%", "<b>AAPL</b><br>Poids: 20.00%", "<b>AAPL</b><br>Poids: 20.00%", "<b>AAPL</b><br>Poids: 20.00%", "<b>AAPL</b><br>Poids: 20.00%", "<b>AAPL</b><br>Poids: 20.00%", "<b>AAPL</b><br>Poids: 20.00%", "<b>AAPL</b><br>Poids: 20.00%", "<b>AAPL</b><br>Poids: 20.00%", "<b>AAPL</b><br>Poids: 20.00%", "<b>AAPL</b><br>Poids: 20.00%", "<b>AAPL</b><br>Poids: 20.00%", "<b>AAPL</b><br>Poids: 20.00%", "<b>AAPL</b><br>Poids: 20.00%", "<b>AAPL</b><br>Poids: 20.00%", "<b>AAPL</b><br>Poids: 20.00%", "<b>AAPL</b><br>Poids: 20.00%", "<b>AAPL</b><br>Poids: 20.00%", "<b>AAPL</b><br>Poids: 22.24%", "<b>AAPL</b><br>Poids: 21.77%", "<b>AAPL</b><br>Poids: 21.94%", "<b>AAPL</b><br>Poids: 21.86%", "<b>AAPL</b><br>Poids: 21.49%", "<b>AAPL</b><br>Poids: 20.00%", "<b>AAPL</b><br>Poids: 20.00%", "<b>AAPL</b><br>Poids: 20.00%", "<b>AAPL</b><br>Poids: 20.00%", "<b>AAPL</b><br>Poids: 20.00%", "<b>AAPL</b><br>Poids: 20.00%", "<b>AAPL</b><br>Poids: 20.00%", "<b>AAPL</b><br>Poids: 20.00%", "<b>AAPL</b><br>Poids: 20.00%", "<b>AAPL</b><br>Poids: 20.00%", "<b>AAPL</b><br>Poids: 20.00%", "<b>AAPL</b><br>Poids: 20.00%", "<b>AAPL</b><br>Poids: 20.00%", "<b>AAPL</b><br>Poids: 20.00%", "<b>AAPL</b><br>Poids: 20.00%", "<b>AAPL</b><br>Poids: 20.00%", "<b>AAPL</b><br>Poids: 20.00%", "<b>AAPL</b><br>Poids: 20.00%", "<b>AAPL</b><br>Poids: 20.00%", "<b>AAPL</b><br>Poids: 20.00%", "<b>AAPL</b><br>Poids: 20.00%", "<b>AAPL</b><br>Poids: 20.00%", "<b>AAPL</b><br>Poids: 20.00%", "<b>AAPL</b><br>Poids: 20.00%", "<b>AAPL</b><br>Poids: 20.00%", "<b>AAPL</b><br>Poids: 20.00%", "<b>AAPL</b><br>Poids: 20.00%", "<b>AAPL</b><br>Poids: 20.00%", "<b>AAPL</b><br>Poids: 20.00%", "<b>AAPL</b><br>Poids: 20.00%", "<b>AAPL</b><br>Poids: 20.00%", "<b>AAPL</b><br>Poids: 20.00%", "<b>AAPL</b><br>Poids: 20.00%", "<b>AAPL</b><br>Poids: 20.00%", "<b>AAPL</b><br>Poids: 20.00%", "<b>AAPL</b><br>Poids: 20.00%", "<b>AAPL</b><br>Poids: 20.00%", "<b>AAPL</b><br>Poids: 20.00%", "<b>AAPL</b><br>Poids: 20.00%", "<b>AAPL</b><br>Poids: 20.00%", "<b>AAPL</b><br>Poids: 20.00%", "<b>AAPL</b><br>Poids: 20.00%", "<b>AAPL</b><br>Poids: 20.00%", "<b>AAPL</b><br>Poids: 20.00%", "<b>AAPL</b><br>Poids: 20.00%", "<b>AAPL</b><br>Poids: 20.00%"], "type": "scatter", "x": ["2015-12-31T00:00:00", "2016-01-31T00:00:00", "2016-03-01T00:00:00", "2016-03-31T00:00:00", "2016-04-30T00:00:00", "2016-05-30T00:00:00", "2016-06-29T00:00:00", "2016-07-29T00:00:00", "2016-08-28T00:00:00", "2016-09-27T00:00:00", "2016-10-27T00:00:00", "2016-11-26T00:00:00", "2016-12-26T00:00:00", "2017-01-25T00:00:00", "2017-02-24T00:00:00", "2017-03-26T00:00:00", "2017-04-25T00:00:00", "2017-05-25T00:00:00", "2017-06-24T00:00:00", "2017-07-24T00:00:00", "2017-08-23T00:00:00", "2017-09-22T00:00:00", "2017-10-22T00:00:00", "2017-11-21T00:00:00", "2017-12-21T00:00:00", "2018-01-20T00:00:00", "2018-02-19T00:00:00", "2018-03-21T00:00:00", "2018-04-20T00:00:00", "2018-05-20T00:00:00", "2018-06-19T00:00:00", "2018-07-19T00:00:00", "2018-08-18T00:00:00", "2018-09-17T00:00:00", "2018-10-17T00:00:00", "2018-11-16T00:00:00", "2018-12-16T00:00:00", "2019-01-15T00:00:00", "2019-02-14T00:00:00", "2019-03-16T00:00:00", "2019-04-15T00:00:00", "2019-05-15T00:00:00", "2019-06-14T00:00:00", "2019-07-14T00:00:00", "2019-08-13T00:00:00", "2019-09-12T00:00:00", "2019-10-12T00:00:00", "2019-11-11T00:00:00", "2019-12-11T00:00:00", "2020-01-10T00:00:00", "2020-02-09T00:00:00", "2020-03-10T00:00:00", "2020-04-09T00:00:00", "2020-05-09T00:00:00", "2020-06-08T00:00:00", "2020-07-08T00:00:00", "2020-08-07T00:00:00", "2020-09-06T00:00:00", "2020-10-06T00:00:00", "2020-11-05T00:00:00", "2020-12-05T00:00:00", "2021-01-04T00:00:00", "2021-02-03T00:00:00", "2021-03-05T00:00:00", "2021-04-04T00:00:00", "2021-05-04T00:00:00", "2021-06-03T00:00:00", "2021-07-03T00:00:00", "2021-08-02T00:00:00", "2021-09-01T00:00:00", "2021-10-01T00:00:00", "2021-10-31T00:00:00", "2021-11-30T00:00:00", "2021-12-30T00:00:00", "2022-01-29T00:00:00", "2022-02-28T00:00:00", "2022-03-30T00:00:00", "2022-04-29T00:00:00", "2022-05-29T00:00:00", "2022-06-28T00:00:00", "2022-07-28T00:00:00", "2022-08-27T00:00:00", "2022-09-26T00:00:00", "2022-10-26T00:00:00", "2022-11-25T00:00:00", "2022-12-25T00:00:00", "2023-01-24T00:00:00", "2023-02-23T00:00:00", "2023-03-25T00:00:00", "2023-04-24T00:00:00", "2023-05-24T00:00:00", "2023-06-23T00:00:00", "2023-07-23T00:00:00", "2023-08-22T00:00:00", "2023-09-21T00:00:00", "2023-10-21T00:00:00", "2023-11-20T00:00:00", "2023-12-20T00:00:00", "2024-01-19T00:00:00", "2024-02-18T00:00:00", "2024-03-19T00:00:00", "2024-04-18T00:00:00", "2024-05-18T00:00:00", "2024-06-17T00:00:00", "2024-07-17T00:00:00", "2024-08-16T00:00:00", "2024-09-15T00:00:00", "2024-10-15T00:00:00", "2024-11-14T00:00:00"], "y": [0, 20, 20, 20, 20, 20, 20, 20, 20, 20, 20, 20, 20, 20, 20, 20, 20, 20, 20, 20, 20, 20, 20, 20, 20, 20, 20, 20, 20, 20, 20, 20, 20, 20, 20, 20, 20, 20, 20, 20, 20, 20, 20, 20, 20, 20, 20, 20, 20, 20, 20, 20, 20, 20, 20, 20, 20, 20, 22.24, 21.77, 21.94, 21.86, 21.49, 20, 20, 20, 20, 20, 20, 20, 20, 20, 20, 20, 20, 20, 20, 20, 20, 20, 20, 20, 20, 20, 20, 20, 20, 20, 20, 20, 20, 20, 20, 20, 20, 20, 20, 20, 20, 20, 20, 20, 20, 20, 20, 20, 20, 20, 20]}], "layout": {"height": 600, "hovermode": "x unified", "legend": {"title": {"text": "Positions"}}, "title": {"text": "Évolution des positions - MinVarianceStrategy"}, "width": 1000, "xaxis": {"title": {"text": "Date"}}, "yaxis": {"showgrid": true, "ticksuffix": "%", "title": {"text": "Poids (%)"}}}}
